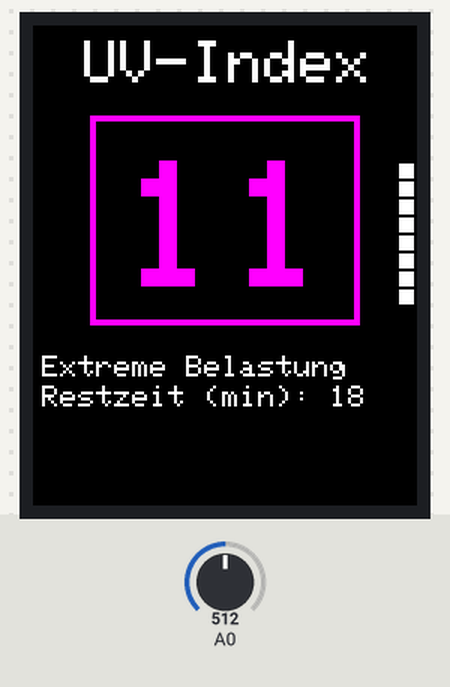
A sketch run on a simulated Arduino Uno, built with avr-gcc and run on an emulated ATmega328P. On the bench: 128×160 colour display. The inputs (shaded band) are chosen by the test bench; at power-on: A0 = 512.

Above: at 5.3 s.
5.4 s: A0 set to 250
8.1 s: A0 set to 223
At 8.7 s:
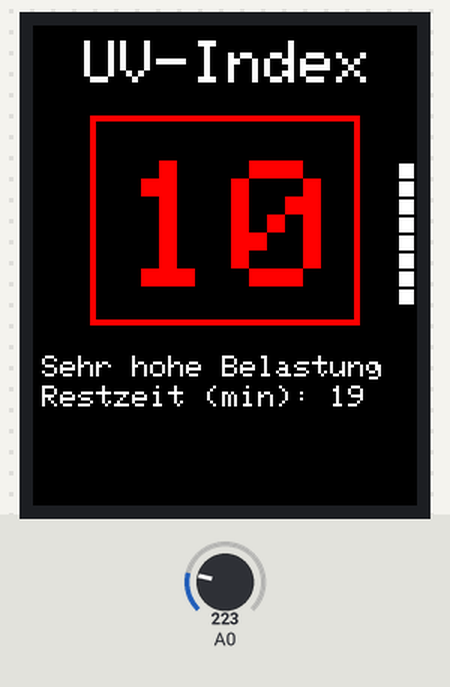
10.8 s: A0 set to 306
At 12.9 s:
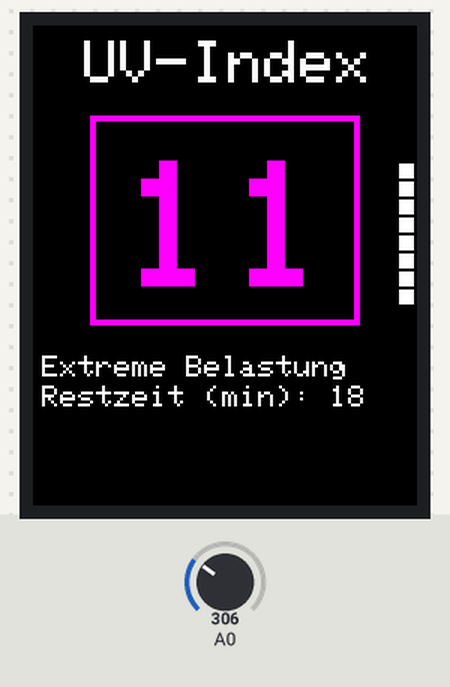
16.7 s: A0 set to 122
At 19.6 s:
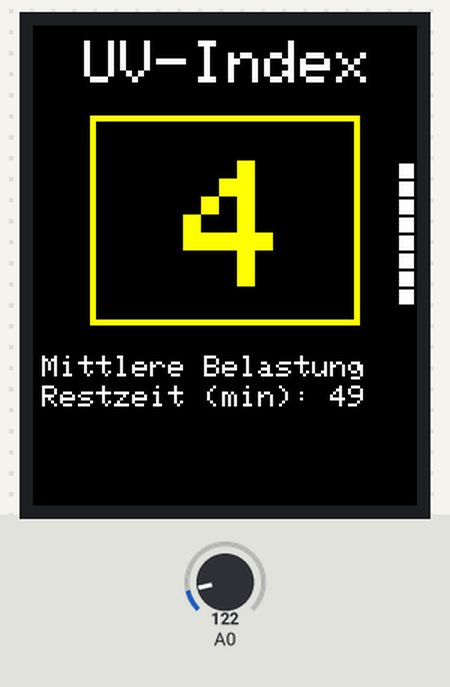
19.9 s: A0 set to 92
At 21.3 s:
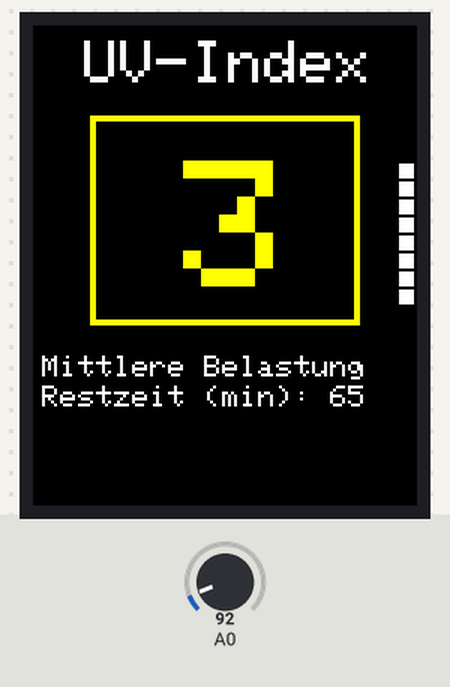
22.6 s: A0 set to 78
At 25.4 s:
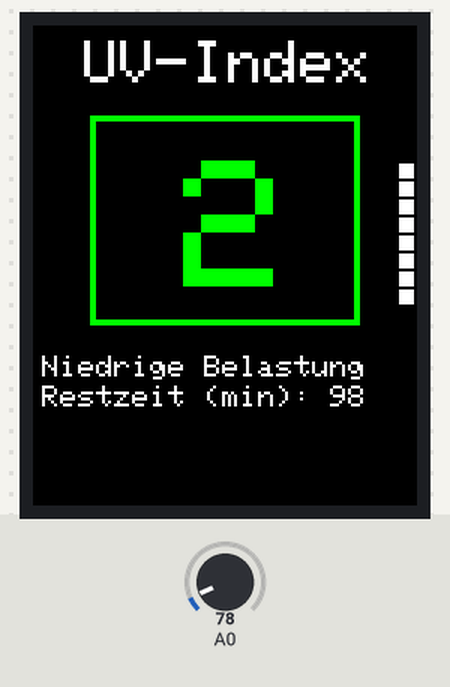
Timing chart, 0 to 26.9 s (numbered marks = the images above; inputs shaded):
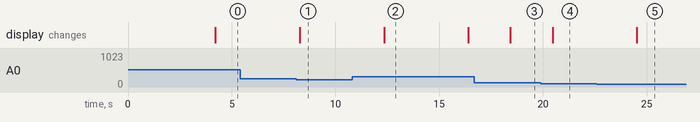

The sketch:

sketch_uv_messung.ino
```cpp
// Importiere Libraries
#include <Adafruit_GFX.h>
#include <Adafruit_ST7735.h>
#include <SPI.h>

#define TFT_CS 10
#define TFT_RST 9
#define TFT_DC 8

int MED = 300; // Individuelle minimale Erythemdosis
float remainingUvDosis = MED;
int updateRateSec = 2;

Adafruit_ST7735 tft = Adafruit_ST7735(TFT_CS, TFT_DC, TFT_RST);

void setup(void) {
  // Display initialisieren
  tft.initR(INITR_BLACKTAB);
  printWelcomeMessage();
  delay(4000);
}

void loop() {
  // Sensor auslesen und auf dem Bildschirm anzeigen
  printOnDisplay(readSensor(), readVcc());
  // Zwei Sekunden warten
  delay(updateRateSec * 1000);
}

void printWelcomeMessage() {
  resetDisplay();

  tft.setTextSize(1);
  tft.setTextColor(0xFFFF); // Weiß
  tft.setCursor(2, 10);
  tft.print("Messgeraet fuer");
  tft.setCursor(2, 20);
  tft.print("UV-Strahlung");

  tft.setTextSize(6);
  tft.setCursor(2, 50);
  tft.print("S");
  tft.setTextSize(1);
  tft.setTextColor(0xFFFF); // Weiß
  tft.setCursor(35, 50);
  tft.print("ystem");
  tft.setCursor(35, 60);
  tft.print("oftware");
  tft.setCursor(35, 80);
  tft.print("ysteme");
  tft.setTextColor(0x07E0, 0xFFFF); // Grün auf Weiß
  tft.setCursor(5, 70);
  tft.print("& verteilte");

  tft.setTextColor(0xFFFF); // Weiß
  tft.setCursor(2, 110);
  tft.print("Jonas Hellmann");
}

void resetDisplay() {
  tft.fillScreen(ST77XX_BLACK);
}

void printOnDisplay(int uvIndex, long battery) {
  resetDisplay();
  printHeading();

  int color = 0;
  String text1 = "";
  if (uvIndex >= 11) {
    color = 0xF81F; // Lila
    text1 = "Extreme Belastung";
  }
  else if (uvIndex >= 8) {
    color = 0xF800; // Rot
    text1 = "Sehr hohe Belastung";
  }
  else if (uvIndex >= 6) {
    color = 0xFBE0; // Orange
    text1 = "Hohe Belastung";
  }
  else if (uvIndex >= 3) {
    color = 0xFFE0; // Gelb
    text1 = "Mittlere Belastung";
  }
  else {
    color = 0x07E0; // Grün
    text1 = "Niedrige Belastung";
  }

  int minutes = calculateRemainingSunSeconds(uvIndex) / 60;
  char strMinutes[12];
  sprintf(strMinutes, "%d", minutes);
  char text2[80];
  if (uvIndex == 0) {
    strcpy(text2, "");
  }
  else {
    strcpy(text2, "Restzeit (min): ");
    strcat(text2, strMinutes);
  }

  int color2 = 0xFFFF; // Weiß
  if (minutes <= 5) {
    color2 = 0xF800; // Rot
  }
  else if (minutes <= 15) {
    color2 = 0xFBE0; // Orange
  }

  printValue(uvIndex, color);
  printText(text1, text2, color2);
  printBattery(battery);
}

float calculateRemainingSunSeconds(int uvIndex) {
  // Restliche Zeit in der Sonne in Sekunden berechnen über die Formel:
  // t = Erythemdosis - (1.5 * UV-Index)
  float remainingSunSec = 0;
  if (uvIndex > 0) {
    remainingSunSec = remainingUvDosis / (1.5 * uvIndex);
    remainingSunSec *= 60;
  }

  // Restliche Erythemdosis reduzieren um "verbrauchte" Menge im Messintervall
  remainingUvDosis -= (1.5 * uvIndex) / (60 / updateRateSec);

  return remainingSunSec;
}

void printHeading() {
  tft.setCursor(17, 5);
  tft.setTextSize(2);
  tft.setTextColor(0xFFFF); // Weiß
  tft.print("UV-Index");
}

void printValue(int uvIndex, int color) {
  tft.drawRect(19, 30, 90, 70, color);
  tft.drawRect(20, 31, 88, 68, color);

  tft.setTextSize(6);
  tft.setTextColor(color);
  if (uvIndex >= 10) {
    tft.setCursor(30, 45);
  }
  else {
    tft.setCursor(50, 45);
  }

  tft.print(uvIndex);
}

void printText(String text1, String text2, int color) {
  tft.setTextSize(1);

  tft.setTextColor(0xFFFF); // Weiß
  tft.setCursor(3, 110);
  tft.print(text1);

  tft.setTextColor(color);
  tft.setCursor(3, 120);
  tft.print(text2);
}

void printBattery(long battery) {
  double curvolt = double(battery) / 1000;
  int batIndicators = 0;
  if (curvolt > 4.2) {
    batIndicators = 8;
  } else if (curvolt <= 4.2 && curvolt > 4.0) {
    batIndicators = 7;
  } else if (curvolt <= 4.0 && curvolt > 3.8) {
    batIndicators = 6;
  } else if (curvolt <= 3.8 && curvolt > 3.6) {
    batIndicators = 5;
  } else if (curvolt <= 3.6 && curvolt > 3.4) {
    batIndicators = 4;
  } else if (curvolt <= 3.4 && curvolt > 3.2) {
    batIndicators = 3;
  } else if (curvolt <= 3.2 && curvolt > 3.0) {
    batIndicators = 2;
  } else {
    batIndicators = 1;
  }

  for (int i = 1; i <= 8; i++) {
    if (i <= batIndicators) {
      tft.fillRect(122, 40 + i * 6, 5, 5, 0xFFFF);
    } else {
      tft.drawRect(122, 40 + i * 6, 5, 5, 0xFFFF);
    }
  }
}

int readSensor()
{
  int UVIndex = 0;
  int sensorValue = 0;

  // Spannung am analogen PIN 0 auslesen, an dem der Sensor angeschlossen ist
  sensorValue = analogRead(0);
  // Umwandlung der gelesenen Spannung in Milli-Volt
  int voltage = (sensorValue * (5.0 / 1023.0))*1000;

  // Umwandlung von Milli-Volt in den gemessenen UV-Index
  if(voltage<50)
  {
    UVIndex = 0;
  }else if (voltage > 50 && voltage <= 227)
  {
    UVIndex = 0;
  }else if (voltage > 227 && voltage <= 318)
  {
    UVIndex = 1;
  }
  else if (voltage > 318 && voltage <= 408)
  {
    UVIndex = 2;
  }else if (voltage > 408 && voltage <= 503)
  {
    UVIndex = 3;
  }
  else if (voltage > 503 && voltage <= 606)
  {
    UVIndex = 4;
  }else if (voltage > 606 && voltage <= 696)
  {
    UVIndex = 5;
  }else if (voltage > 696 && voltage <= 795)
  {
    UVIndex = 6;
  }else if (voltage > 795 && voltage <= 881)
  {
    UVIndex = 7;
  }
  else if (voltage > 881 && voltage <= 976)
  {
    UVIndex = 8;
  }
  else if (voltage > 976 && voltage <= 1079)
  {
    UVIndex = 9;
  }
  else if (voltage > 1079 && voltage <= 1170)
  {
    UVIndex = 10;
  }else if (voltage > 1170)
  {
    UVIndex = 11;
  }
  return UVIndex;
}

long readVcc() {
  long result;
  // Read 1.1V reference against AVcc
  ADMUX = _BV(REFS0) | _BV(MUX3) | _BV(MUX2) | _BV(MUX1);
  delay(2); // Wait for Vref to settle
  ADCSRA |= _BV(ADSC); // Convert
  while (bit_is_set(ADCSRA, ADSC));
  result = ADCL;
  result |= ADCH << 8;
  result = 1126400L / result; // Back-calculate AVcc in mV
  return result;
}
```

Measured:
- the behaviour switches between 240 and 239 on A0 (found by bisection; images 0 and 1)
- the behaviour switches between 84 and 83 on A0 (found by bisection; images 4 and 5)
- after the input at 5.4 s, every drawn part: stays the same
- after the input at 8.1 s, the display: changes after 0.18 s (image 1)
- after the input at 10.8 s, the display: changes after 1.5 s (image 2)
- after the input at 16.7 s, the display: changes after 1.7 s (image 3)
- after the input at 19.9 s, the display: changes after 0.57 s (image 4)
- after the input at 22.6 s, the display: changes after 1.9 s (image 5)
